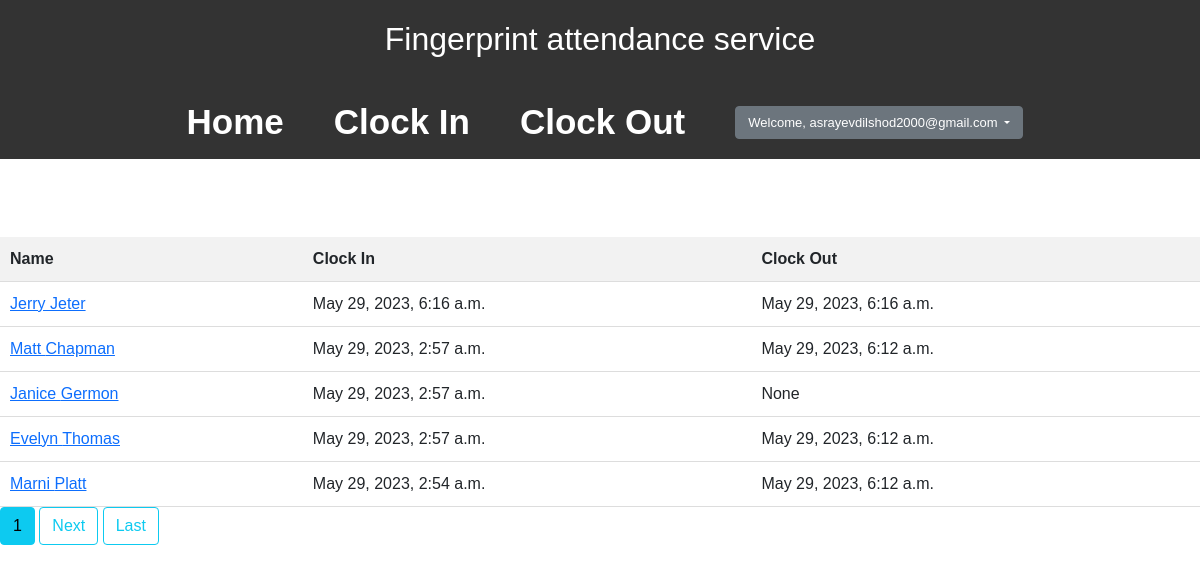
Page /attendance/ (signed in) on the committed database.
### fingerprint/models.py (models this page shows)
class Student(models.Model):
    user = models.OneToOneField(User,on_delete=models.SET_NULL,null=True)
    fingerprint = models.ImageField(upload_to='fingerprints/')
    def __str__(self):
        return self.user.first_name

class Attendance(models.Model):
    student = models.ForeignKey(Student, on_delete=models.CASCADE,related_name='attendances')
    clock_in_time = models.DateTimeField(null=True, blank=True)
    clock_out_time = models.DateTimeField(null=True, blank=True)

### fingerprint/views.py (the view)
# urls.py: path('attendance/', view_attendance, name='attendance'),
@login_required
def view_attendance(request):
    page_num = request.GET.get('page', 1)
    today = datetime.today()
    attendance_records = []
    for student in Student.objects.annotate(
    last_clock_in=Max('attendances__clock_in_time')
).order_by('-last_clock_in'):
        attendance_records.append({
            'student': student,
            'attendance': Attendance.objects.filter(Q(student=student) & (Q(clock_in_time__date=today) | Q(clock_out_time__date=today)) ).last()
        })
    context = {'attendance_records': attendance_records}
    paginator = Paginator(attendance_records, 5)
    try:
        page_obj = paginator.page(page_num)
    except PageNotAnInteger:
        page_obj = paginator.page(1)
    except EmptyPage:
        page_obj = paginator.page(paginator.num_pages)
    print(context['attendance_records'])
    return render(request, 'view_attendance.html', {'page_obj':page_obj})

### templates/view_attendance.html
{% extends 'base.html' %}
{% load static %}
{% block css %}
	<link rel="stylesheet" href="{% static 'book/home.css' %}">
{% endblock %}
{% block content %}
<table>
		<tr>
			<th>Name</th>
			<th>Clock In</th>
			<th>Clock Out</th>
		</tr>
    {% for attendance in page_obj %}
        <tr>
            <td> <a href="{% url 'student-attendances' attendance.student.id %}"> {{ attendance.student.user.first_name }} {{attendance.student.user.last_name}}</a> </td>
            <td> {{ attendance.attendance.clock_in_time }} </td>
            <td> {{ attendance.attendance.clock_out_time }} </td>
        </tr>
    {% endfor %}
</table>
{% include 'pagination.html' %}
{% endblock %}

### templates/base.html (shortened to what this page needs)
<!doctype html>
{% load static %}
<html lang="en">
  <head>
      <link href="https://cdn.jsdelivr.net/npm/bootstrap@5.0.2/dist/css/bootstrap.min.css" rel="stylesheet">
      <link rel="stylesheet" href="{% static 'user/base.css' %}">
      {% block css %}
      {% endblock %}
  </head>
  <body>
  	<header>
		<h2>Fingerprint attendance service</h2>
	</header>
    <nav class="navbar">
        {% if user.is_authenticated %}
     <a href="{% url 'attendance' %}"><b style="font-size: 35px">Home</b></a>
        {% endif %}
      <a style="margin-right: 40px;margin-left: 40px" href="{% url 'clockin' %}"><b style="font-size: 35px">Clock In</b></a>
      <a href="{% url 'clockout' %}"><b style="font-size: 35px">Clock Out</b></a>
{% if user.is_authenticated %}
    <div class="dropdown" style="margin-left: 40px">
  <button class="btn btn-secondary dropdown-toggle" style="width: 100%;font-size: 13px" type="button" id="dropdownMenuButton1" data-bs-toggle="dropdown" aria-expanded="false">
    Welcome, {{ user }}
  </button>
</div>
    {% endif %}
</nav>
    <br>
    <br>
    {% block content %}
    {% endblock %}
  </body>
</html>

### static/user/base.css (style rules this page uses)
header { background-color: #333; color: #fff; padding: 20px; text-align: center; justify-content: center; }
.navbar { display: flex; justify-content: center; background-color: #333; color: #fff; padding: 10px; }
.navbar a { color: #fff; text-decoration: none; margin: 0 10px; font-size:120% ; }

### static/book/home.css (style rules this page uses)
body { font-family: Arial, sans-serif; margin: 0; padding: 0; }
table { width: 100%; border-collapse: collapse; margin-top: 30px; }
th, td { padding: 10px; text-align: left; border-bottom: 1px solid #ddd; }
th { background-color: #f2f2f2; }

### rows in the picture
Student: student.user.first_name "Jerry", student.user.last_name "Jeter", attendance.clock_in_time "May 29, 2023, 6:16 a.m.", attendance.clock_out_time "May 29, 2023, 6:16 a.m."
Student: student.user.first_name "Matt", student.user.last_name "Chapman", attendance.clock_in_time "May 29, 2023, 2:57 a.m.", attendance.clock_out_time "May 29, 2023, 6:12 a.m."
Student: student.user.first_name "Janice", student.user.last_name "Germon", attendance.clock_in_time "May 29, 2023, 2:57 a.m.", attendance.clock_out_time "None"
Student: student.user.first_name "Evelyn", student.user.last_name "Thomas", attendance.clock_in_time "May 29, 2023, 2:57 a.m.", attendance.clock_out_time "May 29, 2023, 6:12 a.m."
Student: student.user.first_name "Marni", student.user.last_name "Platt", attendance.clock_in_time "May 29, 2023, 2:54 a.m.", attendance.clock_out_time "May 29, 2023, 6:12 a.m."

### other values in the picture
{{ user }} "asrayevdilshod2000@gmail.com"
{{ page_obj.number }} "1"
